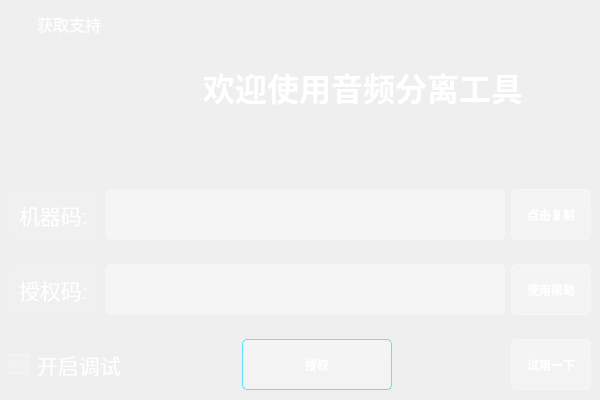
<?xml version="1.0" encoding="UTF-8"?>
<ui version="4.0">
 <class>auth</class>
 <widget class="QMainWindow" name="auth">
  <property name="geometry">
   <rect>
    <x>0</x>
    <y>0</y>
    <width>600</width>
    <height>400</height>
   </rect>
  </property>
  <property name="minimumSize">
   <size>
    <width>600</width>
    <height>400</height>
   </size>
  </property>
  <property name="maximumSize">
   <size>
    <width>800</width>
    <height>600</height>
   </size>
  </property>
  <property name="windowTitle">
   <string>字幕生成器</string>
  </property>
  <property name="windowIcon">
   <iconset resource="resource.qrc">
    <normaloff>:/img/img/favicon.ico</normaloff>:/img/img/favicon.ico</iconset>
  </property>
  <property name="styleSheet">
   <string>QWidget#auth {
  background: qlineargradient(x1:0, y1:0, x2:1, y2:1, 
        stop:0 #0f0f23, 
        stop:0.3 #1a1a2e, 
        stop:0.6 #16213e, 
        stop:1 #0f3460);
    border-radius: 5px;
    border: 1px solid qlineargradient(x1:0, y1:0, x2:1, y2:1, 
        stop:0 #00d4ff, 
        stop:0.5 #0099cc, 
        stop:1 #0066ff);
}
QWidget#centralwidget {
    background: transparent;
    border-radius: 5px;
}


QLabel {
    color: white;
}

QLabel#label {
    color: white;
    font-weight: bold;
}

QLabel#lblMachineCode, QLabel#lblAuthCode {
    color: white;
    background: rgba(255, 255, 255, 10);
    border-radius: 5px;
    padding: 5px;
}

QLineEdit {
    background: rgba(255, 255, 255, 90);
    border: 1px solid rgba(255, 255, 255, 50);
    border-radius: 5px;
    padding: 8px;
    color: #333;
    font-size: 14px;
}

QLineEdit:focus {
    border: 1px solid rgba(255, 255, 255, 150);
    background: rgba(255, 255, 255, 95);
}

QPushButton {
    background: qlineargradient(x1:0, y1:0, x2:0, y2:1, stop:0 rgba(255, 255, 255, 80), stop:1 rgba(255, 255, 255, 60));
    border: 1px solid rgba(255, 255, 255, 100);
    border-radius: 5px;
    color: white;
    font-weight: bold;
    padding: 8px;
}

QPushButton:hover {
    background: qlineargradient(x1:0, y1:0, x2:0, y2:1, stop:0 rgba(255, 255, 255, 100), stop:1 rgba(255, 255, 255, 80));
    border: 1px solid rgba(255, 255, 255, 150);
}

QPushButton:pressed {
    background: qlineargradient(x1:0, y1:0, x2:0, y2:1, stop:0 rgba(255, 255, 255, 60), stop:1 rgba(255, 255, 255, 40));
}

QPushButton#btnOk {
    background: qlineargradient(x1:0, y1:0, x2:0, y2:1, 
        stop:0 rgba(0, 212, 255, 120), 
        stop:1 rgba(0, 102, 255, 100));
    border: 1px solid rgba(0, 212, 255, 150);
    color: #ffffff;
    text-shadow: 0px 0px 8px rgba(0, 212, 255, 0.5);
    box-shadow: 0px 0px 15px rgba(0, 212, 255, 0.3);
    border-radius: 5px;
}

QPushButton#btnOk:hover {
    background: qlineargradient(x1:0, y1:0, x2:0, y2:1, 
        stop:0 rgba(0, 212, 255, 150), 
        stop:1 rgba(0, 102, 255, 130));
    border: 1px solid rgba(0, 212, 255, 200);
    box-shadow: 0px 0px 20px rgba(0, 212, 255, 0.5);
    text-shadow: 0px 0px 10px rgba(0, 212, 255, 0.7);
}

QPushButton#btnOk:pressed {
    background: qlineargradient(x1:0, y1:0, x2:0, y2:1, 
        stop:0 rgba(0, 212, 255, 80), 
        stop:1 rgba(0, 102, 255, 60));
    border: 1px solid rgba(0, 212, 255, 100);
    box-shadow: 0px 0px 10px rgba(0, 212, 255, 0.2);
}

QCheckBox {
    color: white;
    spacing: 8px;
}

QCheckBox::indicator {
    width: 18px;
    height: 18px;
    border-radius: 3px;
    border: 1px solid rgba(255, 255, 255, 100);
    background: rgba(255, 255, 255, 30);
}

QCheckBox::indicator:checked {
    background: qlineargradient(x1:0, y1:0, x2:1, y2:1, stop:0 #4facfe, stop:1 #00f2fe);
    border: 1px solid rgba(79, 172, 254, 150);
}

QCheckBox::indicator:checked:hover {
    background: qlineargradient(x1:0, y1:0, x2:1, y2:1, stop:0 #5fbdff, stop:1 #10f3ff);
}</string>
  </property>
  <widget class="QWidget" name="centralwidget">
   <layout class="QVBoxLayout" name="verticalLayout_2">
    <item>
     <spacer name="verticalSpacer">
      <property name="orientation">
       <enum>Qt::Vertical</enum>
      </property>
      <property name="sizeType">
       <enum>QSizePolicy::Expanding</enum>
      </property>
      <property name="sizeHint" stdset="0">
       <size>
        <width>20</width>
        <height>0</height>
       </size>
      </property>
     </spacer>
    </item>
    <item>
     <layout class="QHBoxLayout" name="horizontalLayout_4">
      <item>
       <layout class="QVBoxLayout" name="verticalLayout">
        <item>
         <widget class="QLabel" name="lblMachineCode_2">
          <property name="sizePolicy">
           <sizepolicy hsizetype="Fixed" vsizetype="Preferred">
            <horstretch>0</horstretch>
            <verstretch>0</verstretch>
           </sizepolicy>
          </property>
          <property name="minimumSize">
           <size>
            <width>120</width>
            <height>30</height>
           </size>
          </property>
          <property name="maximumSize">
           <size>
            <width>120</width>
            <height>30</height>
           </size>
          </property>
          <property name="font">
           <font>
            <family>Arial</family>
            <pointsize>12</pointsize>
           </font>
          </property>
          <property name="text">
           <string>获取支持</string>
          </property>
          <property name="alignment">
           <set>Qt::AlignCenter</set>
          </property>
         </widget>
        </item>
        <item>
         <widget class="QLabel" name="lblCustomerService">
          <property name="minimumSize">
           <size>
            <width>120</width>
            <height>120</height>
           </size>
          </property>
          <property name="maximumSize">
           <size>
            <width>120</width>
            <height>120</height>
           </size>
          </property>
          <property name="text">
           <string/>
          </property>
          <property name="pixmap">
           <pixmap resource="resource.qrc">:/img/img/customer_service.png</pixmap>
          </property>
          <property name="scaledContents">
           <bool>true</bool>
          </property>
         </widget>
        </item>
       </layout>
      </item>
      <item>
       <widget class="QLabel" name="label">
        <property name="sizePolicy">
         <sizepolicy hsizetype="Expanding" vsizetype="Preferred">
          <horstretch>0</horstretch>
          <verstretch>0</verstretch>
         </sizepolicy>
        </property>
        <property name="font">
         <font>
          <family>Arial Black</family>
          <pointsize>24</pointsize>
          <weight>75</weight>
          <bold>true</bold>
         </font>
        </property>
        <property name="text">
         <string>欢迎使用音频分离工具</string>
        </property>
        <property name="textFormat">
         <enum>Qt::AutoText</enum>
        </property>
        <property name="alignment">
         <set>Qt::AlignCenter</set>
        </property>
       </widget>
      </item>
     </layout>
    </item>
    <item>
     <spacer name="verticalSpacer_3">
      <property name="orientation">
       <enum>Qt::Vertical</enum>
      </property>
      <property name="sizeType">
       <enum>QSizePolicy::Fixed</enum>
      </property>
      <property name="sizeHint" stdset="0">
       <size>
        <width>20</width>
        <height>18</height>
       </size>
      </property>
     </spacer>
    </item>
    <item>
     <layout class="QHBoxLayout" name="horizontalLayout">
      <item>
       <widget class="QLabel" name="lblMachineCode">
        <property name="sizePolicy">
         <sizepolicy hsizetype="Fixed" vsizetype="Preferred">
          <horstretch>0</horstretch>
          <verstretch>0</verstretch>
         </sizepolicy>
        </property>
        <property name="minimumSize">
         <size>
          <width>0</width>
          <height>51</height>
         </size>
        </property>
        <property name="maximumSize">
         <size>
          <width>16777215</width>
          <height>51</height>
         </size>
        </property>
        <property name="font">
         <font>
          <family>Arial</family>
          <pointsize>16</pointsize>
         </font>
        </property>
        <property name="text">
         <string>机器码:</string>
        </property>
       </widget>
      </item>
      <item>
       <widget class="QLineEdit" name="leMachineCode">
        <property name="minimumSize">
         <size>
          <width>0</width>
          <height>51</height>
         </size>
        </property>
        <property name="maximumSize">
         <size>
          <width>16777215</width>
          <height>51</height>
         </size>
        </property>
        <property name="readOnly">
         <bool>true</bool>
        </property>
       </widget>
      </item>
      <item>
       <widget class="QPushButton" name="pushButton">
        <property name="minimumSize">
         <size>
          <width>80</width>
          <height>51</height>
         </size>
        </property>
        <property name="maximumSize">
         <size>
          <width>80</width>
          <height>51</height>
         </size>
        </property>
        <property name="text">
         <string>点击复制</string>
        </property>
       </widget>
      </item>
     </layout>
    </item>
    <item>
     <spacer name="verticalSpacer_4">
      <property name="orientation">
       <enum>Qt::Vertical</enum>
      </property>
      <property name="sizeType">
       <enum>QSizePolicy::Fixed</enum>
      </property>
      <property name="sizeHint" stdset="0">
       <size>
        <width>20</width>
        <height>18</height>
       </size>
      </property>
     </spacer>
    </item>
    <item>
     <layout class="QHBoxLayout" name="horizontalLayout_2">
      <item>
       <widget class="QLabel" name="lblAuthCode">
        <property name="sizePolicy">
         <sizepolicy hsizetype="Fixed" vsizetype="Preferred">
          <horstretch>0</horstretch>
          <verstretch>0</verstretch>
         </sizepolicy>
        </property>
        <property name="minimumSize">
         <size>
          <width>0</width>
          <height>51</height>
         </size>
        </property>
        <property name="maximumSize">
         <size>
          <width>16777215</width>
          <height>51</height>
         </size>
        </property>
        <property name="font">
         <font>
          <family>Arial</family>
          <pointsize>16</pointsize>
         </font>
        </property>
        <property name="text">
         <string>授权码:</string>
        </property>
       </widget>
      </item>
      <item>
       <widget class="QLineEdit" name="leAuthCode">
        <property name="minimumSize">
         <size>
          <width>0</width>
          <height>51</height>
         </size>
        </property>
        <property name="maximumSize">
         <size>
          <width>16777215</width>
          <height>51</height>
         </size>
        </property>
       </widget>
      </item>
      <item>
       <widget class="QPushButton" name="btnHelp">
        <property name="minimumSize">
         <size>
          <width>80</width>
          <height>51</height>
         </size>
        </property>
        <property name="maximumSize">
         <size>
          <width>80</width>
          <height>51</height>
         </size>
        </property>
        <property name="text">
         <string>使用帮助</string>
        </property>
       </widget>
      </item>
     </layout>
    </item>
    <item>
     <spacer name="verticalSpacer_5">
      <property name="orientation">
       <enum>Qt::Vertical</enum>
      </property>
      <property name="sizeType">
       <enum>QSizePolicy::Fixed</enum>
      </property>
      <property name="sizeHint" stdset="0">
       <size>
        <width>17</width>
        <height>18</height>
       </size>
      </property>
     </spacer>
    </item>
    <item>
     <layout class="QHBoxLayout" name="horizontalLayout_3">
      <item>
       <widget class="QCheckBox" name="chkDebug">
        <property name="minimumSize">
         <size>
          <width>0</width>
          <height>51</height>
         </size>
        </property>
        <property name="maximumSize">
         <size>
          <width>16777215</width>
          <height>51</height>
         </size>
        </property>
        <property name="font">
         <font>
          <family>Arial</family>
          <pointsize>16</pointsize>
         </font>
        </property>
        <property name="text">
         <string>开启调试</string>
        </property>
       </widget>
      </item>
      <item>
       <spacer name="horizontalSpacer">
        <property name="orientation">
         <enum>Qt::Horizontal</enum>
        </property>
        <property name="sizeHint" stdset="0">
         <size>
          <width>40</width>
          <height>20</height>
         </size>
        </property>
       </spacer>
      </item>
      <item>
       <widget class="QPushButton" name="btnOk">
        <property name="minimumSize">
         <size>
          <width>150</width>
          <height>51</height>
         </size>
        </property>
        <property name="maximumSize">
         <size>
          <width>150</width>
          <height>51</height>
         </size>
        </property>
        <property name="font">
         <font>
          <weight>75</weight>
          <bold>true</bold>
         </font>
        </property>
        <property name="text">
         <string>授权</string>
        </property>
       </widget>
      </item>
      <item>
       <spacer name="horizontalSpacer_3">
        <property name="orientation">
         <enum>Qt::Horizontal</enum>
        </property>
        <property name="sizeHint" stdset="0">
         <size>
          <width>40</width>
          <height>20</height>
         </size>
        </property>
       </spacer>
      </item>
      <item>
       <widget class="QPushButton" name="btnTryUse">
        <property name="minimumSize">
         <size>
          <width>80</width>
          <height>51</height>
         </size>
        </property>
        <property name="maximumSize">
         <size>
          <width>80</width>
          <height>51</height>
         </size>
        </property>
        <property name="text">
         <string>试用一下</string>
        </property>
       </widget>
      </item>
     </layout>
    </item>
    <item>
     <spacer name="verticalSpacer_2">
      <property name="orientation">
       <enum>Qt::Vertical</enum>
      </property>
      <property name="sizeType">
       <enum>QSizePolicy::Expanding</enum>
      </property>
      <property name="sizeHint" stdset="0">
       <size>
        <width>20</width>
        <height>1</height>
       </size>
      </property>
     </spacer>
    </item>
   </layout>
  </widget>
 </widget>
 <resources>
  <include location="resource.qrc"/>
 </resources>
 <connections/>
</ui>
